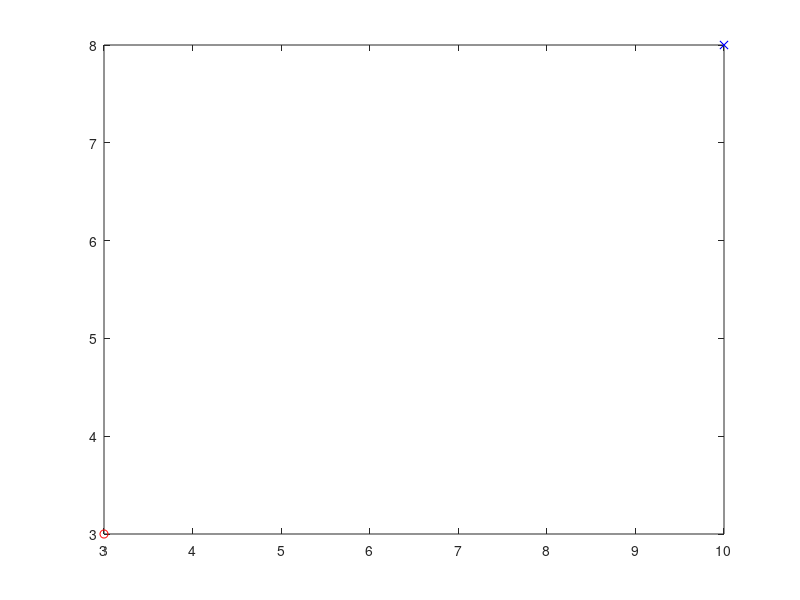

This figure's MATLAB source: (Note: this script raises an error after producing the figure.)
%-----------This file aims to use control law to get the 
%-----------input of the second-integrator form state function, i.e.,
%-----------dx1 = x2;
%-----------dx2 = u
%% initialization
clear;
clc;
close all;
target = [10 8];
obs = [3 3;
    8 6];
obs_r = 0.3;
reactR = 1.2;
buffer_r = 1.5;

p1 = plot(target(1), target(2),  'bx');
hold on;
p2 = plot(obs(1, 1), obs(1, 2),  'ro');
hold on;
circle(obs(1, :), obs_r,  'r');
hold on;
circle(obs(1, :), reactR,  'k');
hold on;
p3 = plot(obs(2, 1), obs(2, 2),  'ro');
hold on;
circle(obs(2, :), obs_r,  'r');
hold on;
circle(obs(2, :), reactR,  'k');
hold on;

% Initial Conditions
x = [0 0;
    0 0;
    6 0.5;
    0 0;
    3 5;
    0 0];
x1_1 = x(1, :);
x1_2 = x(2, :);
x2_1 = x(3, :);
x2_2 = x(4, :);
x3_1 = x(5, :);
x3_2 = x(6, :);
pos = [x1_1; x2_1; x3_1];
k = convhull(pos);
plot(pos(k ,1), pos(k, 2), 'b');
hold on;
% Formation shape that agents are going to follow
F = [2, 0;
    0, 2];

e1 = zeros(1, 2);
e2 = zeros(1, 2);
e3 = zeros(1, 2);
de1 = zeros(1, 2);
de2 = zeros(1, 2);
de3 = zeros(1, 2);
u1 = zeros(1, 2);
u2 = zeros(1, 2);
u3 = zeros(1, 2);
vel1 = zeros(1, 2);
vel2 = zeros(1, 2);
vel3 = zeros(1, 2);

center = zeros(1, 3);
dis_to_tar = norm(x1_1 - target);
flag2 = false;
flag3 = false;

%% main code
% sample time
dt = 0.1;
i = 1;
% LQR control parameters
m = 2;
% mass of the vehicle
A = [0 1;
    0 0];
B = [0; 1 / m];
Q2 = 30 * eye(2);
R2 = 0.1;
Q1 = 1 * eye(2);
R1 = 2;
K1 = lqr(A, B, Q1, R1);
K2 = lqr(A, B, Q2, R2);
while dis_to_tar > 0.2
    dis_to_tar = norm(x1_1 - target);
    [dis_to_obc, inx1] = min([norm(x1_1 - obs(1, :)); norm(x1_1 - obs(2, :))]);
    [dis_to_obc2, inx2] = min([norm(x2_1 - obs(1, :)); norm(x2_1 - obs(2, :))]);
    [dis_to_obc3, inx3] = min([norm(x3_1 - obs(1, :)); norm(x3_1 - obs(2, :))]);

    %% control inputs    
        
    x2d = x1_1 + F(1, :);
    e2(i, :) = x2_1 - x2d;
    de2(i, :) = x2_2 - x1_2;
    s2 = e2(i, :) + de2(i, :);

    x3d = x1_1 + F(2, :);
    e3(i, :) = x3_1 - x3d;
    de3(i, :) = x3_2 - x1_2;
    s3 = e3(i, :) + de3(i, :);
%% Control law with Rotate Force Artificial Potiential Field
    e1(i, :) = x1_1 - target;
    de1(i, :) = x1_2;
    s1 = e1(i, :) + de1(i, :);

    % control input of agent 1
    if dis_to_obc < reactR
        direction = rotate_force(x1_1, x1_2, obs(inx1, :));
        v1 = -K1 * [e1(i, :); de1(i, :)];
        g = 10 * norm(v1);
        v2 = -g * direction * ((1 / (dis_to_obc - obs_r)) - (1 / (reactR - obs_r)));
        u1(i, :) = v1 + v2;
    else
        u1(i, :) = -K1 * [e1(i, :); de1(i, :)];
    end

    % control input of agent 2
    if dis_to_obc2 < reactR
        direction = rotate_force(x2_1, x2_2, obs(inx2, :));
        v1 = -K2 * [e2(i, :); de2(i, :)] + u1(i, :);
        g = 10 * norm(v1);
        v2 = -g * direction * ((1 / (dis_to_obc2 - obs_r)) - (1 / (reactR - obs_r)));
        u2(i, :) = v1 + v2;
    else
        u2(i, :) = -K2 * [e2(i, :); de2(i, :)] + u1(i, :);
    end

    % control input for agent 3
    if dis_to_obc3 < reactR
        direction = rotate_force(x3_1, x3_2, obs(inx3, :));
        v1 = -K2 * [e3(i, :); de3(i, :)] + u1(i, :);
        g = 10 * norm(v1);
        v2 = -g * direction * ((1 / (dis_to_obc3 - obs_r)) - (1 / (reactR - obs_r)));
        u3(i, :) = v1 + v2;
    else
        u3(i, :) = -K2 * [e3(i, :); de3(i, :)] + u1(i, :);
    end


    % set input force limit
    u1(i, :) = saturation_input(u1(i, :));
    u2(i, :) = saturation_input(u2(i, :));
    u3(i, :) = saturation_input(u3(i, :));
    %% update states
    x1_1 = x1_1 + dt * x1_2;
    x1_2 = x1_2 + dt * u1(i, :);

    x2_1 = x2_1 + dt * x2_2;
    x2_2 = x2_2 + dt * u2(i, :);

    x3_1 = x3_1 + dt * x3_2;
    x3_2 = x3_2 + dt * u3(i, :);
    x1_2 = saturation(x1_2);
    x2_2 = saturation(x2_2);
    x3_2 = saturation(x3_2);

    vel1(i, :) = x1_2;
    vel2(i, :) = x2_2;
    vel3(i, :) = x3_2;
    
    pos = [x1_1; x2_1; x3_1];
    center(i, :) = [(i - 1) * dt, sum(pos) / 3.0];

    %% dynamic plot
    p4 = plot(x1_1(1), x1_1(2),  'r.');
    hold on;
    p5 = plot(x2_1(1), x2_1(2),  'g.');
    hold on;
    p6 = plot(x3_1(1), x3_1(2),  'b.');
    hold on;
    if mod(i, 50) == 0
        % draw the formation
        k = convhull(pos);
        plot(pos(k ,1), pos(k, 2), 'b');
        hold on;
    end
    % pause(0.001);
    i = i + 1;
end
csvwrite('F:\Documents\graduationProject\project\UAV\track2\target1.csv', center);
%% plot
pos = [x1_1; x2_1; x3_1];
k = convhull(pos);
plot(pos(k ,1), pos(k, 2), 'b');
hold on;

t = center(:, 1);
grid on;
xlabel('x(m)');
ylabel('y(m)');
title('Trajectories of 3 agents');
legend([p1 p2 p3 p4 p5 p6], {'Target',  'Obstacle1',  'obstacle2' 'Leader',  'Follower1',  'Follower2'},  'Location',  'northwest');
figure(2);
plot(t, e1(:, 1),  'r',  'Linewidth', 2);
hold on;
plot(t, e2(:, 1),  'g',  'Linewidth', 2);
hold on;
plot(t, e3(:, 2),  'b',  'Linewidth', 2);
grid on;
xlabel('Time(sec)');
ylabel('Tracking error(m)');
title('Tracking errors along x-axis');
legend('Leader',  'Follower1',  'Follower2',  'Location',  'northeast');
figure(3);
plot(t, u1(:, 1),  'r',  'Linewidth', 1);
hold on;
plot(t, u1(:, 2),  'r--',  'Linewidth', 1);
hold on;
plot(t, u2(:, 1),  'g',  'Linewidth', 1);
hold on;
plot(t, u2(:, 2),  'g--',  'Linewidth', 1);
hold on;
plot(t, u3(:, 1),  'b',  'Linewidth', 1);
hold on;
plot(t, u3(:, 2),  'b--',  'Linewidth', 1);
hold on;
grid on;
xlabel('Time(sec)');
ylabel('Control input(N)');
title('Control inputs');
legend('Leader x',  'Leader y',  'Follower1 x',  'Follower1 y',  'Follower2 x',  'Follower2 y',  'Location',  'northeast');
% figure(4);
% plot(e2(:, 1), de2(:, 1),  'g', 'Linewidth', 1.5);
% hold on;
% plot(e3(:, 1), de3(:, 1),  'b',  'Linewidth', 1.5);
% hold on;
% fimplicit(@(x, y) x + y,  'k',  'Linewidth', 1.5);
% grid on;
% xlabel('e');
% ylabel('de');
% title('Sliding mode');
% legend('Follower1',  'Follower2',  's = 0',  'Location',  'southwest');
figure(5);
plot(t, vel1(:, 1),  'r',  'Linewidth', 1.5);
hold on;
plot(t, vel2(:, 1),  'g',  'Linewidth', 1.5);
hold on;
plot(t, vel3(:, 1),  'b',  'Linewidth', 1.5);
hold on;
grid on;
xlabel('Time(sec)');
ylabel('speed(m/s)');
title('Velocity');
legend('Leader',  'Follower1',  'Follower2');
%% functions
function f = rotate_force(pos, vel, obc)
    x = pos(1);
    y = pos(2);
    vel_x = vel(1);
    vel_y = vel(2);
    x0 = obc(1);
    y0 = obc(2);

    psi = atan2(vel_y, vel_x);
    chi = atan2(y0 - y, x0 - x);

    if (mod(psi - chi, 2 * pi) <= pi)
        fxkrc = y - y0;
        fykrc = -x - x0;
        fxkr = fxkrc;
        fykr = fykrc;
    else
        fxkrcc = -y - y0;
        fykrcc = x - x0;
        fxkr = fxkrcc;
        fykr = fykrcc;
    end

    f = [fxkr, fykr];
    f = f / norm(f);
end

function u = saturation(x)
    maximum = 0.5;

    if norm(x) > maximum
        u = maximum * x / norm(x);
    else
        u = x;
    end

end

function u = saturation_input(x)
    maximum = 8;

    if norm(x) > maximum
        u = maximum * x / norm(x);
    else
        u = x;
    end

end
